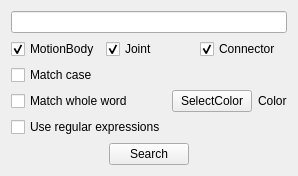
<?xml version="1.0" encoding="UTF-8"?>
<ui version="4.0">
 <class>SearchWindow</class>
 <widget class="QWidget" name="SearchWindow">
  <property name="geometry">
   <rect>
    <x>0</x>
    <y>0</y>
    <width>291</width>
    <height>165</height>
   </rect>
  </property>
  <property name="windowTitle">
   <string>Search</string>
  </property>
  <layout class="QGridLayout" name="gridLayout">
   <item row="2" column="0" colspan="3">
    <layout class="QHBoxLayout" name="horizontalLayout">
     <item>
      <layout class="QVBoxLayout" name="verticalLayout">
       <item>
        <widget class="QCheckBox" name="checkBoxMatchCase">
         <property name="text">
          <string>Match case</string>
         </property>
        </widget>
       </item>
       <item>
        <widget class="QCheckBox" name="checkBoxMatchWhole">
         <property name="text">
          <string>Match whole word</string>
         </property>
        </widget>
       </item>
       <item>
        <widget class="QCheckBox" name="checkBoxRegEx">
         <property name="text">
          <string>Use regular expressions</string>
         </property>
        </widget>
       </item>
      </layout>
     </item>
     <item>
      <widget class="QPushButton" name="pushButtonSelectColor">
       <property name="text">
        <string>SelectColor</string>
       </property>
      </widget>
     </item>
     <item>
      <widget class="QLabel" name="labelColor">
       <property name="text">
        <string>Color</string>
       </property>
      </widget>
     </item>
    </layout>
   </item>
   <item row="4" column="0">
    <spacer name="horizontalSpacer">
     <property name="orientation">
      <enum>Qt::Horizontal</enum>
     </property>
     <property name="sizeHint" stdset="0">
      <size>
       <width>40</width>
       <height>20</height>
      </size>
     </property>
    </spacer>
   </item>
   <item row="0" column="0" colspan="3">
    <widget class="QLineEdit" name="lineEdit"/>
   </item>
   <item row="4" column="1">
    <widget class="QPushButton" name="pushButtonSearch">
     <property name="text">
      <string>Search</string>
     </property>
    </widget>
   </item>
   <item row="4" column="2">
    <spacer name="horizontalSpacer_2">
     <property name="orientation">
      <enum>Qt::Horizontal</enum>
     </property>
     <property name="sizeHint" stdset="0">
      <size>
       <width>40</width>
       <height>20</height>
      </size>
     </property>
    </spacer>
   </item>
   <item row="1" column="0" colspan="3">
    <layout class="QGridLayout" name="gridLayout_2">
     <item row="0" column="1">
      <widget class="QCheckBox" name="checkBoxJoint">
       <property name="text">
        <string>Joint</string>
       </property>
       <property name="checked">
        <bool>true</bool>
       </property>
      </widget>
     </item>
     <item row="0" column="0">
      <widget class="QCheckBox" name="checkBoxMotionBody">
       <property name="text">
        <string>MotionBody</string>
       </property>
       <property name="checked">
        <bool>true</bool>
       </property>
      </widget>
     </item>
     <item row="0" column="2">
      <widget class="QCheckBox" name="checkBoxConnector">
       <property name="text">
        <string>Connector</string>
       </property>
       <property name="checked">
        <bool>true</bool>
       </property>
      </widget>
     </item>
    </layout>
   </item>
  </layout>
 </widget>
 <resources/>
 <connections/>
</ui>
